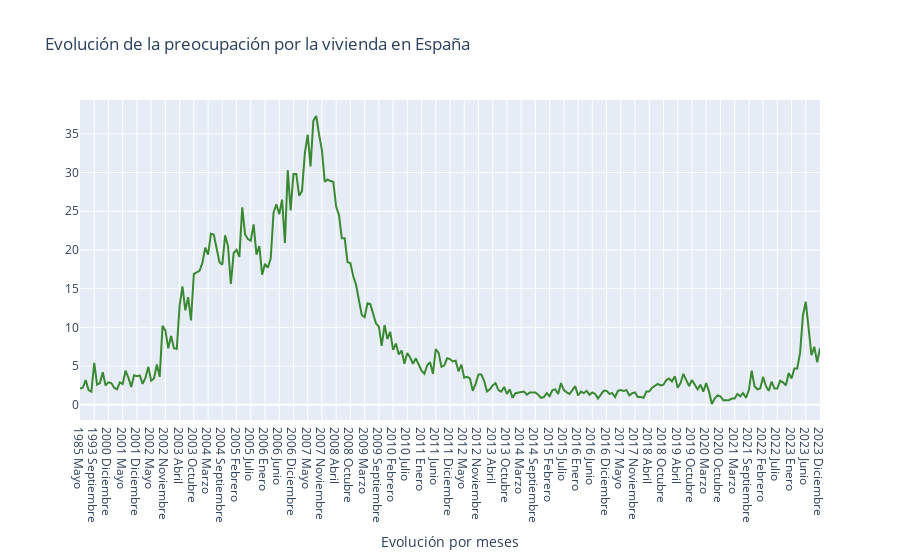

Write notebook code for a chart like this one.
### Code cell
trace1 = go.Scatter(
                    x = preocupacion_viv['Periodo'],
                    y = preocupacion_viv['% preocupación vivienda'],
                    name = 'preocupacion por la vivienda',
                    mode= 'lines',
                    marker = dict(color = 'rgba(16, 112, 2, 0.8)'),
                    text = '% preocupacion')


data = [trace1]

layout = dict(title = 'Evolución de la preocupación por la vivienda en España',
             xaxis= dict(title= 'Evolución por meses',ticklen= 5)
           )

fig = go.Figure(data = data, layout=layout)

iplot(fig)
# fig.write_html("Evolución de la preocupación por la vivienda en España.html")

### Figure 1 — Plotly figure (JSON) as saved in the notebook; plotly's stock layout.template omitted (floating-point values rounded to 4 significant figures; data arrays with more than 128 entries replaced by an {"elided": "..."} marker saying what was removed)
{"data": [{"marker": {"color": "rgba(16, 112, 2, 0.8)"}, "mode": "lines", "name": "preocupacion por la vivienda", "text": "% preocupacion", "type": "scatter", "x": {"elided": "275 str values"}, "y": {"elided": "275 float values"}}], "layout": {"title": {"text": "Evolución de la preocupación por la vivienda en España"}, "xaxis": {"ticklen": 5, "title": {"text": "Evolución por meses"}}}}
